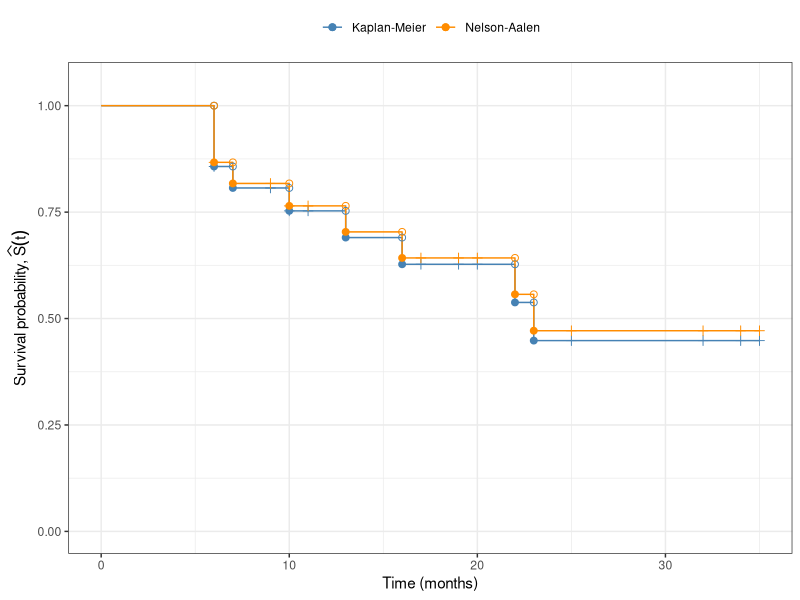
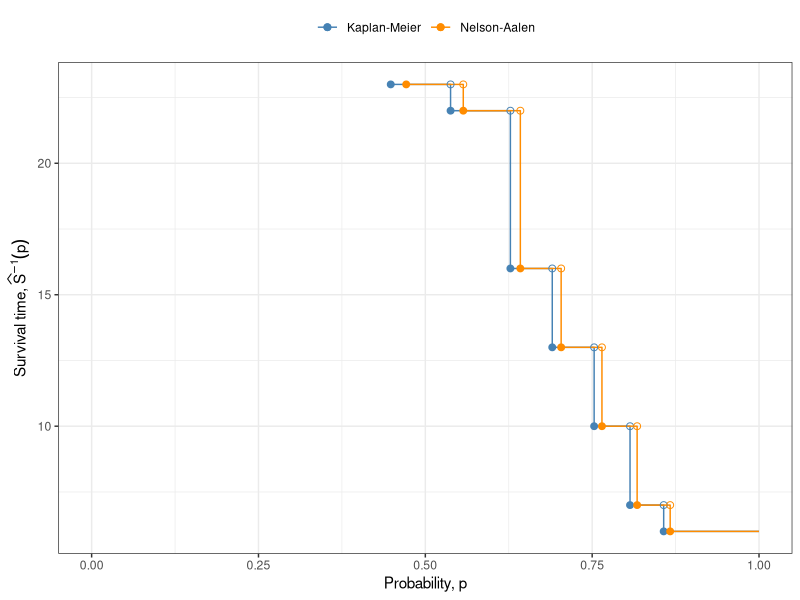

The R source for these figures, in order:
## ---- chunk 1
#| code-fold: true
library(KMsurv)
library(dplyr)
library(survival)
data(drug6mp)

km_fit <- drug6mp |>
  mutate(surv = Surv(t2, relapse)) |>
  survfit(formula = surv ~ 1, data = _)

na_fit <- drug6mp |>
  mutate(surv = Surv(t2, relapse)) |>
  survfit(formula = surv ~ 1, type = "fleming-harrington", data = _)

tbl <- tibble(
  time = km_fit$time,
  n.risk = km_fit$n.risk,
  n.event = km_fit$n.event,
  surv_km = km_fit$surv,
  surv_na = na_fit$surv
) |>
  filter(n.event > 0)

library(knitr)
kable(
  tbl,
  digits = 3,
  col.names = c(
    "Time (months)",
    "At risk $r_i$",
    "Events $d_i$",
    "$\\eskmf{t}$",
    "$\\esnaaf{t}$"
  )
)
## ---- chunk 2
#| code-fold: true
library(ggplot2)

surv_steps <- rbind(
  data.frame(
    time = c(0, km_fit$time), surv = c(1, km_fit$surv),
    estimator = "Kaplan-Meier"
  ),
  data.frame(
    time = c(0, na_fit$time), surv = c(1, na_fit$surv),
    estimator = "Nelson-Aalen"
  )
)

cens_marks <- rbind(
  data.frame(
    time = km_fit$time[km_fit$n.censor > 0],
    surv = km_fit$surv[km_fit$n.censor > 0],
    estimator = "Kaplan-Meier"
  ),
  data.frame(
    time = na_fit$time[na_fit$n.censor > 0],
    surv = na_fit$surv[na_fit$n.censor > 0],
    estimator = "Nelson-Aalen"
  )
)

ev_idx_km <- km_fit$n.event > 0
s_after_km <- km_fit$surv[ev_idx_km]
s_before_km <- c(1, head(s_after_km, -1))
ev_idx_na <- na_fit$n.event > 0
s_after_na <- na_fit$surv[ev_idx_na]
s_before_na <- c(1, head(s_after_na, -1))

open_surv <- rbind(
  data.frame(time = km_fit$time[ev_idx_km], surv = s_before_km, estimator = "Kaplan-Meier"),
  data.frame(time = na_fit$time[ev_idx_na], surv = s_before_na, estimator = "Nelson-Aalen")
)
closed_surv <- rbind(
  data.frame(time = km_fit$time[ev_idx_km], surv = s_after_km, estimator = "Kaplan-Meier"),
  data.frame(time = na_fit$time[ev_idx_na], surv = s_after_na, estimator = "Nelson-Aalen")
)

ggplot(surv_steps, aes(x = time, y = surv, color = estimator)) +
  geom_step() +
  geom_point(data = cens_marks, shape = 3, size = 2, show.legend = FALSE) +
  geom_point(data = open_surv, shape = 1, size = 2) +
  geom_point(data = closed_surv, shape = 19, size = 2) +
  scale_color_manual(
    values = c("Kaplan-Meier" = "steelblue", "Nelson-Aalen" = "darkorange")
  ) +
  coord_cartesian(ylim = c(0, 1.05)) +
  labs(
    x = "Time (months)",
    y = expression("Survival probability, " * widehat(S)(t)),
    color = NULL
  ) +
  theme_bw() +
  theme(legend.position = "top")
## ---- chunk 3
#| code-fold: true

ev_km <- km_fit$n.event > 0
t_ev_km <- km_fit$time[ev_km]
s_ev_km <- km_fit$surv[ev_km]

ev_na <- na_fit$n.event > 0
t_ev_na <- na_fit$time[ev_na]
s_ev_na <- na_fit$surv[ev_na]

isf_steps <- rbind(
  data.frame(
    p = c(1, s_ev_km), t = c(t_ev_km[1], t_ev_km),
    estimator = "Kaplan-Meier"
  ),
  data.frame(
    p = c(1, s_ev_na), t = c(t_ev_na[1], t_ev_na),
    estimator = "Nelson-Aalen"
  )
)
isf_steps <- isf_steps[order(isf_steps$estimator, isf_steps$p), ]

open_isf <- rbind(
  data.frame(p = head(s_ev_km, -1), t = tail(t_ev_km, -1), estimator = "Kaplan-Meier"),
  data.frame(p = head(s_ev_na, -1), t = tail(t_ev_na, -1), estimator = "Nelson-Aalen")
)
closed_isf <- rbind(
  data.frame(p = s_ev_km, t = t_ev_km, estimator = "Kaplan-Meier"),
  data.frame(p = s_ev_na, t = t_ev_na, estimator = "Nelson-Aalen")
)

ggplot(isf_steps, aes(x = p, y = t, color = estimator)) +
  geom_step() +
  geom_point(data = open_isf, shape = 1, size = 2) +
  geom_point(data = closed_isf, shape = 19, size = 2) +
  scale_color_manual(
    values = c("Kaplan-Meier" = "steelblue", "Nelson-Aalen" = "darkorange")
  ) +
  coord_cartesian(xlim = c(0, 1)) +
  labs(
    x = "Probability, p",
    y = expression("Survival time, " * widehat(S)^{-1} * (p)),
    color = NULL
  ) +
  theme_bw() +
  theme(legend.position = "top")
## ---- chunk 4
#| code-fold: show
quantile(km_fit, probs = 0.5)
## ---- chunk 5
#| code-fold: show
quantile(na_fit, probs = 0.5)
